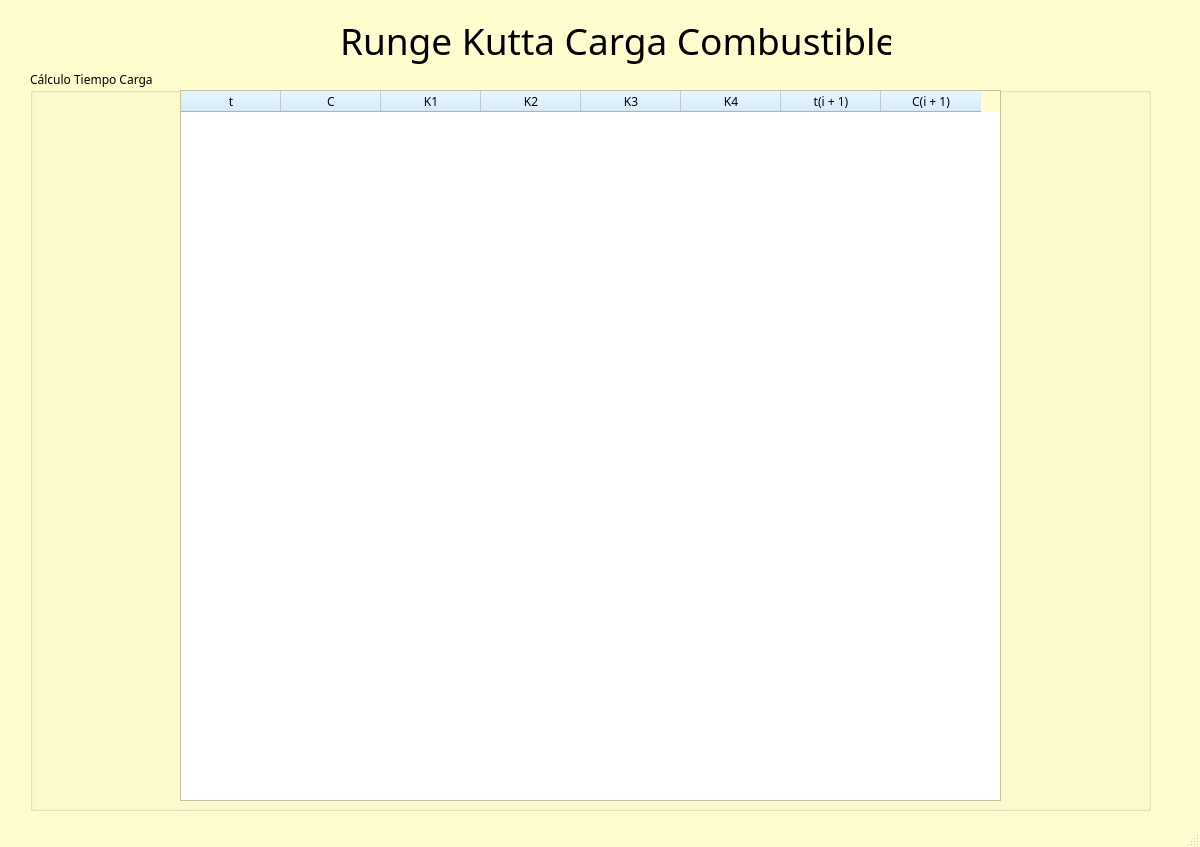
<?xml version="1.0" encoding="UTF-8"?>
<ui version="4.0">
 <class>MainWindow</class>
 <widget class="QMainWindow" name="MainWindow">
  <property name="geometry">
   <rect>
    <x>0</x>
    <y>0</y>
    <width>1200</width>
    <height>847</height>
   </rect>
  </property>
  <property name="minimumSize">
   <size>
    <width>1200</width>
    <height>773</height>
   </size>
  </property>
  <property name="maximumSize">
   <size>
    <width>16777215</width>
    <height>9999999</height>
   </size>
  </property>
  <property name="palette">
   <palette>
    <active>
     <colorrole role="WindowText">
      <brush brushstyle="SolidPattern">
       <color alpha="255">
        <red>0</red>
        <green>0</green>
        <blue>0</blue>
       </color>
      </brush>
     </colorrole>
     <colorrole role="Button">
      <brush brushstyle="SolidPattern">
       <color alpha="255">
        <red>206</red>
        <green>234</green>
        <blue>255</blue>
       </color>
      </brush>
     </colorrole>
     <colorrole role="Light">
      <brush brushstyle="SolidPattern">
       <color alpha="255">
        <red>255</red>
        <green>255</green>
        <blue>255</blue>
       </color>
      </brush>
     </colorrole>
     <colorrole role="Midlight">
      <brush brushstyle="SolidPattern">
       <color alpha="255">
        <red>211</red>
        <green>222</green>
        <blue>227</blue>
       </color>
      </brush>
     </colorrole>
     <colorrole role="Dark">
      <brush brushstyle="SolidPattern">
       <color alpha="255">
        <red>103</red>
        <green>117</green>
        <blue>127</blue>
       </color>
      </brush>
     </colorrole>
     <colorrole role="Mid">
      <brush brushstyle="SolidPattern">
       <color alpha="255">
        <red>208</red>
        <green>221</green>
        <blue>239</blue>
       </color>
      </brush>
     </colorrole>
     <colorrole role="Text">
      <brush brushstyle="SolidPattern">
       <color alpha="255">
        <red>0</red>
        <green>0</green>
        <blue>0</blue>
       </color>
      </brush>
     </colorrole>
     <colorrole role="BrightText">
      <brush brushstyle="SolidPattern">
       <color alpha="255">
        <red>255</red>
        <green>255</green>
        <blue>255</blue>
       </color>
      </brush>
     </colorrole>
     <colorrole role="ButtonText">
      <brush brushstyle="SolidPattern">
       <color alpha="255">
        <red>0</red>
        <green>0</green>
        <blue>0</blue>
       </color>
      </brush>
     </colorrole>
     <colorrole role="Base">
      <brush brushstyle="SolidPattern">
       <color alpha="255">
        <red>255</red>
        <green>255</green>
        <blue>255</blue>
       </color>
      </brush>
     </colorrole>
     <colorrole role="Window">
      <brush brushstyle="SolidPattern">
       <color alpha="255">
        <red>255</red>
        <green>253</green>
        <blue>206</blue>
       </color>
      </brush>
     </colorrole>
     <colorrole role="Shadow">
      <brush brushstyle="SolidPattern">
       <color alpha="255">
        <red>0</red>
        <green>0</green>
        <blue>0</blue>
       </color>
      </brush>
     </colorrole>
     <colorrole role="AlternateBase">
      <brush brushstyle="SolidPattern">
       <color alpha="255">
        <red>230</red>
        <green>244</green>
        <blue>255</blue>
       </color>
      </brush>
     </colorrole>
     <colorrole role="ToolTipBase">
      <brush brushstyle="SolidPattern">
       <color alpha="255">
        <red>255</red>
        <green>255</green>
        <blue>220</blue>
       </color>
      </brush>
     </colorrole>
     <colorrole role="ToolTipText">
      <brush brushstyle="SolidPattern">
       <color alpha="255">
        <red>0</red>
        <green>0</green>
        <blue>0</blue>
       </color>
      </brush>
     </colorrole>
     <colorrole role="PlaceholderText">
      <brush brushstyle="NoBrush">
       <color alpha="128">
        <red>0</red>
        <green>0</green>
        <blue>0</blue>
       </color>
      </brush>
     </colorrole>
    </active>
    <inactive>
     <colorrole role="WindowText">
      <brush brushstyle="SolidPattern">
       <color alpha="255">
        <red>0</red>
        <green>0</green>
        <blue>0</blue>
       </color>
      </brush>
     </colorrole>
     <colorrole role="Button">
      <brush brushstyle="SolidPattern">
       <color alpha="255">
        <red>206</red>
        <green>234</green>
        <blue>255</blue>
       </color>
      </brush>
     </colorrole>
     <colorrole role="Light">
      <brush brushstyle="SolidPattern">
       <color alpha="255">
        <red>255</red>
        <green>255</green>
        <blue>255</blue>
       </color>
      </brush>
     </colorrole>
     <colorrole role="Midlight">
      <brush brushstyle="SolidPattern">
       <color alpha="255">
        <red>211</red>
        <green>222</green>
        <blue>227</blue>
       </color>
      </brush>
     </colorrole>
     <colorrole role="Dark">
      <brush brushstyle="SolidPattern">
       <color alpha="255">
        <red>103</red>
        <green>117</green>
        <blue>127</blue>
       </color>
      </brush>
     </colorrole>
     <colorrole role="Mid">
      <brush brushstyle="SolidPattern">
       <color alpha="255">
        <red>208</red>
        <green>221</green>
        <blue>239</blue>
       </color>
      </brush>
     </colorrole>
     <colorrole role="Text">
      <brush brushstyle="SolidPattern">
       <color alpha="255">
        <red>0</red>
        <green>0</green>
        <blue>0</blue>
       </color>
      </brush>
     </colorrole>
     <colorrole role="BrightText">
      <brush brushstyle="SolidPattern">
       <color alpha="255">
        <red>255</red>
        <green>255</green>
        <blue>255</blue>
       </color>
      </brush>
     </colorrole>
     <colorrole role="ButtonText">
      <brush brushstyle="SolidPattern">
       <color alpha="255">
        <red>0</red>
        <green>0</green>
        <blue>0</blue>
       </color>
      </brush>
     </colorrole>
     <colorrole role="Base">
      <brush brushstyle="SolidPattern">
       <color alpha="255">
        <red>255</red>
        <green>255</green>
        <blue>255</blue>
       </color>
      </brush>
     </colorrole>
     <colorrole role="Window">
      <brush brushstyle="SolidPattern">
       <color alpha="255">
        <red>255</red>
        <green>253</green>
        <blue>206</blue>
       </color>
      </brush>
     </colorrole>
     <colorrole role="Shadow">
      <brush brushstyle="SolidPattern">
       <color alpha="255">
        <red>0</red>
        <green>0</green>
        <blue>0</blue>
       </color>
      </brush>
     </colorrole>
     <colorrole role="AlternateBase">
      <brush brushstyle="SolidPattern">
       <color alpha="255">
        <red>230</red>
        <green>244</green>
        <blue>255</blue>
       </color>
      </brush>
     </colorrole>
     <colorrole role="ToolTipBase">
      <brush brushstyle="SolidPattern">
       <color alpha="255">
        <red>255</red>
        <green>255</green>
        <blue>220</blue>
       </color>
      </brush>
     </colorrole>
     <colorrole role="ToolTipText">
      <brush brushstyle="SolidPattern">
       <color alpha="255">
        <red>0</red>
        <green>0</green>
        <blue>0</blue>
       </color>
      </brush>
     </colorrole>
     <colorrole role="PlaceholderText">
      <brush brushstyle="NoBrush">
       <color alpha="128">
        <red>0</red>
        <green>0</green>
        <blue>0</blue>
       </color>
      </brush>
     </colorrole>
    </inactive>
    <disabled>
     <colorrole role="WindowText">
      <brush brushstyle="SolidPattern">
       <color alpha="255">
        <red>103</red>
        <green>117</green>
        <blue>127</blue>
       </color>
      </brush>
     </colorrole>
     <colorrole role="Button">
      <brush brushstyle="SolidPattern">
       <color alpha="255">
        <red>206</red>
        <green>234</green>
        <blue>255</blue>
       </color>
      </brush>
     </colorrole>
     <colorrole role="Light">
      <brush brushstyle="SolidPattern">
       <color alpha="255">
        <red>255</red>
        <green>255</green>
        <blue>255</blue>
       </color>
      </brush>
     </colorrole>
     <colorrole role="Midlight">
      <brush brushstyle="SolidPattern">
       <color alpha="255">
        <red>211</red>
        <green>222</green>
        <blue>227</blue>
       </color>
      </brush>
     </colorrole>
     <colorrole role="Dark">
      <brush brushstyle="SolidPattern">
       <color alpha="255">
        <red>103</red>
        <green>117</green>
        <blue>127</blue>
       </color>
      </brush>
     </colorrole>
     <colorrole role="Mid">
      <brush brushstyle="SolidPattern">
       <color alpha="255">
        <red>208</red>
        <green>221</green>
        <blue>239</blue>
       </color>
      </brush>
     </colorrole>
     <colorrole role="Text">
      <brush brushstyle="SolidPattern">
       <color alpha="255">
        <red>103</red>
        <green>117</green>
        <blue>127</blue>
       </color>
      </brush>
     </colorrole>
     <colorrole role="BrightText">
      <brush brushstyle="SolidPattern">
       <color alpha="255">
        <red>255</red>
        <green>255</green>
        <blue>255</blue>
       </color>
      </brush>
     </colorrole>
     <colorrole role="ButtonText">
      <brush brushstyle="SolidPattern">
       <color alpha="255">
        <red>103</red>
        <green>117</green>
        <blue>127</blue>
       </color>
      </brush>
     </colorrole>
     <colorrole role="Base">
      <brush brushstyle="SolidPattern">
       <color alpha="255">
        <red>255</red>
        <green>253</green>
        <blue>206</blue>
       </color>
      </brush>
     </colorrole>
     <colorrole role="Window">
      <brush brushstyle="SolidPattern">
       <color alpha="255">
        <red>255</red>
        <green>253</green>
        <blue>206</blue>
       </color>
      </brush>
     </colorrole>
     <colorrole role="Shadow">
      <brush brushstyle="SolidPattern">
       <color alpha="255">
        <red>0</red>
        <green>0</green>
        <blue>0</blue>
       </color>
      </brush>
     </colorrole>
     <colorrole role="AlternateBase">
      <brush brushstyle="SolidPattern">
       <color alpha="255">
        <red>206</red>
        <green>234</green>
        <blue>255</blue>
       </color>
      </brush>
     </colorrole>
     <colorrole role="ToolTipBase">
      <brush brushstyle="SolidPattern">
       <color alpha="255">
        <red>255</red>
        <green>255</green>
        <blue>220</blue>
       </color>
      </brush>
     </colorrole>
     <colorrole role="ToolTipText">
      <brush brushstyle="SolidPattern">
       <color alpha="255">
        <red>0</red>
        <green>0</green>
        <blue>0</blue>
       </color>
      </brush>
     </colorrole>
     <colorrole role="PlaceholderText">
      <brush brushstyle="NoBrush">
       <color alpha="128">
        <red>0</red>
        <green>0</green>
        <blue>0</blue>
       </color>
      </brush>
     </colorrole>
    </disabled>
   </palette>
  </property>
  <property name="windowTitle">
   <string>Muestra del Runge Kutta - Simulación Control de Aviones</string>
  </property>
  <property name="windowIcon">
   <iconset>
    <normaloff>../Imagenes/coche.png</normaloff>../Imagenes/coche.png</iconset>
  </property>
  <widget class="QWidget" name="centralwidget">
   <widget class="QLabel" name="label_13">
    <property name="geometry">
     <rect>
      <x>340</x>
      <y>10</y>
      <width>551</width>
      <height>61</height>
     </rect>
    </property>
    <property name="font">
     <font>
      <family>Berlin Sans FB</family>
      <pointsize>28</pointsize>
     </font>
    </property>
    <property name="text">
     <string>Runge Kutta Carga Combustible</string>
    </property>
   </widget>
   <widget class="QGroupBox" name="groupBox">
    <property name="geometry">
     <rect>
      <x>30</x>
      <y>70</y>
      <width>1121</width>
      <height>741</height>
     </rect>
    </property>
    <property name="font">
     <font>
      <family>Berlin Sans FB</family>
      <pointsize>9</pointsize>
     </font>
    </property>
    <property name="title">
     <string>Cálculo Tiempo Carga</string>
    </property>
    <widget class="QTableWidget" name="tblCarga">
     <property name="geometry">
      <rect>
       <x>150</x>
       <y>20</y>
       <width>821</width>
       <height>711</height>
      </rect>
     </property>
     <column>
      <property name="text">
       <string>t</string>
      </property>
     </column>
     <column>
      <property name="text">
       <string>C</string>
      </property>
     </column>
     <column>
      <property name="text">
       <string>K1</string>
      </property>
     </column>
     <column>
      <property name="text">
       <string>K2</string>
      </property>
     </column>
     <column>
      <property name="text">
       <string>K3</string>
      </property>
     </column>
     <column>
      <property name="text">
       <string>K4</string>
      </property>
     </column>
     <column>
      <property name="text">
       <string>t(i + 1)</string>
      </property>
     </column>
     <column>
      <property name="text">
       <string>C(i + 1)</string>
      </property>
     </column>
    </widget>
    <widget class="QLabel" name="label_14">
     <property name="geometry">
      <rect>
       <x>20</x>
       <y>20</y>
       <width>301</width>
       <height>21</height>
      </rect>
     </property>
     <property name="font">
      <font>
       <family>Berlin Sans FB</family>
       <pointsize>9</pointsize>
      </font>
     </property>
     <property name="text">
      <string/>
     </property>
    </widget>
   </widget>
   <zorder>groupBox</zorder>
   <zorder>label_13</zorder>
  </widget>
  <widget class="QStatusBar" name="statusbar"/>
 </widget>
 <resources/>
 <connections/>
</ui>
